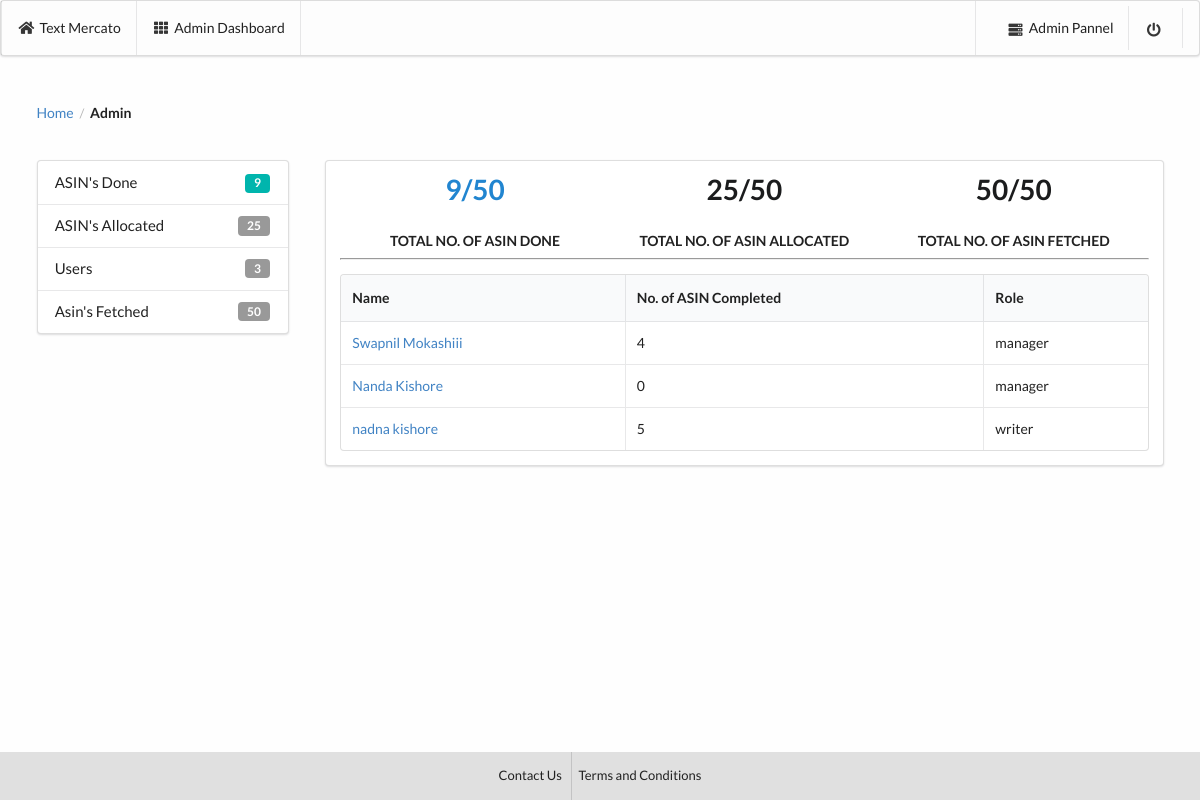
The page /manager/ on the database as committed earlier.
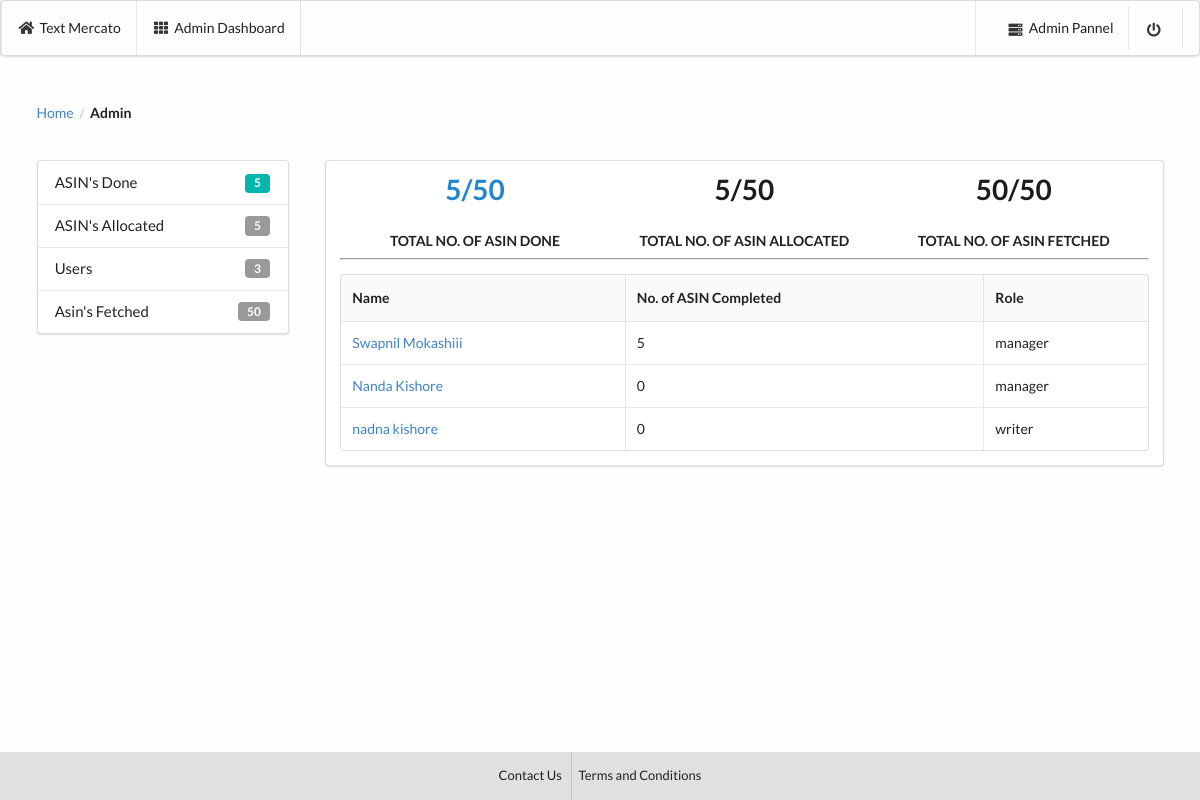
The same page on the database as committed later.
### app/models.py (models this page shows, shortened)
class empDetail(models.Model):
    name = models.CharField(max_length=10000, blank=True, null=True)
    asin_done_c = models.IntegerField(default=0,blank=True, null=True)
    email = models.CharField(max_length=1000,blank=True, null=True)
    roles = models.CharField(max_length=1000,blank=True, null=True)

### app/views.py (the view)
# urls.py: url(r'^manager/',views.manager,name="manager"),
def manager(request):
    data1 = asinDetail.objects.all()
    total_asin = data1.count()
    data2 = asinDetail.objects.filter(status=True)
    done_asin = data2.count()
    data3 = empDetail.objects.filter(~Q(roles="admin"))
    total_user = data3.count()
    data4 = asinDetail.objects.filter(extracted=True)
    asin_fetch = data4.count()
    data5 = asinDetail.objects.filter(~Q(email__isnull=True))
    asin_allocated = data5.count()
    context = {
        'total_asin':total_asin,
        'asin_allocated':asin_allocated,
        'done_asin':done_asin,
        'total_user':total_user,
        'asin_fetch':asin_fetch,
        'data3':data3
        }
    return render(request,'manager.html',context=context)

### templates/manager.html (shortened to what this page needs)
<!DOCTYPE html>
{% load staticfiles %}
<html lang="en" dir="ltr">
  <head>
    <link rel="stylesheet" href="https://cdn.jsdelivr.net/npm/semantic-ui@2.4.0/dist/semantic.min.css">
  </head>
  <body style="background:#fefefe;">
    <div class="ui stackable menu" style="background:#fdfdfd; height:7%;">
  <div class="ui container">
    <a class="item" style="color:#212121;">
      <i class="home icon" style="color:#212121;"></i> Text Mercato
    </a>
    <a class="item" style="color:#212121;">
      <i class="grid layout icon" style="color:#212121;"></i>Admin Dashboard
    </a>
  </div>
  <div class="right item">
     <a class="item" style="color:#212121;" href="{% url 'admin:index' %}" target="_blank">
      <i class="server icon" style="color:#212121;"></i>Admin Pannel</a>
      <a class="item" style="color:#212121;" href="{% url 'app:index' %}" data-content="Add users to your feed">
        <i class="power off icon" style="color:#212121;"></i></a>
    </div>
</div>
    <div class="ui container raised" style="margin-top:3.8%;">
      <div class="ui breadcrumb">
  <a class="section">Home</a>
  <div class="divider"> / </div>
  <div class="active section">Admin</div>
</div>
    <div class="ui grid" style="margin-top:2.2%;" >
      <div class="four wide column segment">
        <div class="ui large vertical menu">
        <a class="teal item">
          ASIN's Done
          <div class="ui teal left label">{{done_asin}}</div>
        </a>
        <a class="teal item">
          ASIN's Allocated
          <div class="ui left label">{{asin_allocated}}</div>
        </a>
        <a class="teal item">
          Users
          <div class="ui label">{{total_user}}</div>
        </a>
        <a class="teal item" href="{% url 'app:fetch_asin' %}">
          Asin's Fetched
          <div class="ui label">{{asin_fetch}}</div>
        </a>
      </div>
 </div>
  <div class="twelve wide stretched column">
    <div class="ui segment">
      <div class="ui container">
          <div class="ui three statistics">
  <div class="blue statistic">
    <div class="text value">
      {{done_asin}}/{{total_asin}}
    </div>
    <div class="label">
      Total No. of ASIN Done
    </div>
  </div>
  <div class="statistic">
    <div class="text value">
      {{asin_allocated}}/{{total_asin}}
    </div>
    <div class="label">
      Total No. of ASIN Allocated
    </div>
  </div>
  <div class="statistic">
    <div class="text value">
      {{asin_fetch}}/{{total_asin}}
    </div>
    <div class="label">
      Total No. of ASIN Fetched
    </div>
  </div>
</div>
      </div>
      <hr>
      <table class="ui selectable celled table">
    <thead>
      <tr>
        <th>Name</th>
        <th>No. of ASIN Completed</th>
        <th>Role</th>
      </tr>
    </thead>
    <tbody>
      {% for i in data3 %}
      <tr>
        <td><a href="/user/{{i.email}}">{{i.name}}</a></td>
        <td>{{i.asin_done_c}}</td>
        <td>{{i.roles}}</td>
      </tr>
      {% endfor %}
    </tbody>
  </table>
    </div>
  </div>
</div>
</div>
 <footer style="position:fixed;bottom:0; width:100%;">
   <div style="background:#e0e0e0;">
      <div class="ui center aligned container">
        <div class="ui horizontal small divided link list">
          <a class="item" href="#" style="color:#212121; padding-top:10%; padding-bottom:10%;">Contact Us</a>
          <a class="item" href="#" style="color:#212121; padding-top:10%; padding-bottom:10%;">Terms and Conditions</a>
        </div>
      </div>
    </div>
 </footer>
  </body>
</html>

Rows that differ between the two databases and show on the page:
changed empDetail "Swapnil Mokashiii": asin_done_c "4" → "5"
changed empDetail "nadna kishore": asin_done_c "5" → "0"
Other text that changed with them:
{{ done_asin }}: "9" → "5"
{{ asin_allocated }}: "25" → "5"
